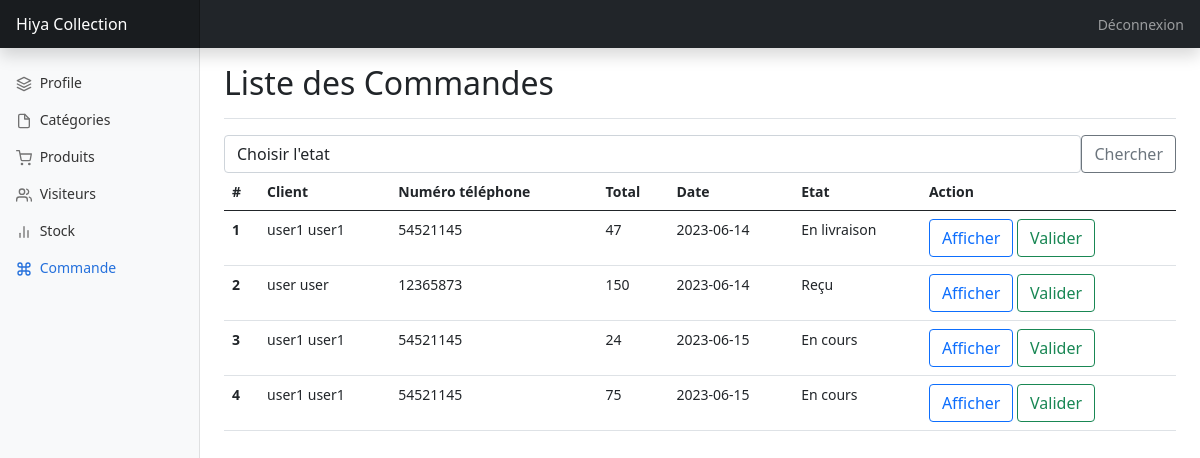
The app's page /admin/commande/listC.php with its own data.
### tables this page shows
CREATE TABLE `visiteur` (
  `ID` int(10) NOT NULL,
  `Nom` varchar(20) NOT NULL,
  `Prénom` varchar(20) NOT NULL,
  `NumTel` int(8) NOT NULL,
  `Email` varchar(30) NOT NULL,
  `Password` varchar(30) NOT NULL,
  `Etat` int(1) NOT NULL DEFAULT 0
);

CREATE TABLE `panier` (
  `ID` int(10) NOT NULL,
  `Visiteur` int(10) NOT NULL,
  `Total` float NOT NULL,
  `Etat` varchar(30) NOT NULL DEFAULT 'En cours',
  `Date_création` date NOT NULL
);

### inc/functions.php (called while the page is built, shortened)
<?php
function getAllCmd(){
    include 'C:\xampp\htdocs\hiya_ecommerce\config.php';
    $req = "SELECT visiteur.Nom,visiteur.Prénom,visiteur.NumTel,panier.Total,panier.Date_création,panier.Etat,panier.ID FROM visiteur, panier WHERE visiteur.ID = panier.Visiteur";
    $res = $cnx->query($req);
    $cmd= $res->fetchAll();
    return $cmd;
}
?>

### admin/commande/listC.php (the view, shortened to what this page needs)
<?php
    include "../../inc/functions.php";
    $cmd = getAllCmd();
?>
<!doctype html>
<html lang="en">
  <head>
        <link href="../../css/bootstrap.min.css" rel="stylesheet">
    <link href="../../css/dashboard.css" rel="stylesheet">
  </head>
  <body>
<header class="navbar navbar-dark sticky-top bg-dark flex-md-nowrap p-0 shadow">
  <a class="navbar-brand col-md-3 col-lg-2 me-0 px-3" href="../../index.php">Hiya Collection</a>
  <div class="navbar-nav">
    <div class="nav-item text-nowrap">
      <a class="nav-link px-3" href="../../deconnexion.php">Déconnexion</a>
    </div>
  </div>
</header>
<div class="container-fluid">
  <div class="row">
    <nav id="sidebarMenu" class="col-md-3 col-lg-2 d-md-block bg-light sidebar collapse">
      <div class="position-sticky pt-3">
        <ul class="nav flex-column">
          <li class="nav-item ">
            <a class="nav-link" href="../profileAdmin.php">
              <span data-feather="layers"></span>
              Profile
            </a>
          </li>
          <li class="nav-item">
            <a class="nav-link " href="../categorie/listCa.php">
              <span data-feather="file"></span>
              Catégories
            </a>
          </li>
          <li class="nav-item">
            <a class="nav-link" href="../produit/listProd.php">
              <span data-feather="shopping-cart"></span>
              Produits
            </a>
          </li>
          <li class="nav-item">
            <a class="nav-link" href="../visiteur/listVis.php">
              <span data-feather="users"></span>
              Visiteurs
            </a>
          </li>
          <li class="nav-item">
            <a class="nav-link" href="../stock/listS.php">
              <span data-feather="bar-chart-2"></span>
              Stock
            </a>
          </li>
          <li class="nav-item">
            <a class="nav-link active" href="listC.php">
              <span data-feather="command"></span>
              Commande
            </a>
          </li>
        </ul>
      </div>
    </nav>
    <main class="col-md-9 ms-sm-auto col-lg-10 px-md-4">
      <div class="d-flex justify-content-between flex-wrap flex-md-nowrap align-items-center pt-3 pb-2 mb-3 border-bottom">
        <h1 class="h2">Liste des Commandes</h1>
      </div>
      <div>
        <form action="listC.php" method="post">
          <div class="form-group d-flex">
              <select name="etat" class="form-control">
                <option value="">Choisir l'etat</option>
              </select>
              <input type="submit" name="btnSearch" class="btn btn-outline-secondary" value="Chercher"/>
          </div>
        </form>
      </div>
      <div>
            <table class="table">
                    <thead>
                            <tr>
                            <th scope="col">#</th>
                            <th scope="col">Client</th>
                            <th scope="col">Numéro téléphone</th>
                            <th scope="col">Total</th>
                            <th scope="col">Date</th>
                            <th scope="col">Etat</th>
                            <th scope="col">Action</th>
                            </tr>
                    </thead>
                <tbody>
                    <?php
                        $i = 0;
                        foreach($cmd as $c){
                          $i++;
                                echo '
                                    <tr>
                                        <th scope="row">'.$i.'</th>
                                        <td>'.$c['Nom'].' '.$c['Prénom'].'</td>
                                        <td>'.$c['NumTel'].'</td>
                                        <td>'.$c['Total'].'</td>
                                        <td>'.$c['Date_création'].'</td>
                                        <td>'.$c['Etat'].'</td>
                                        <td> <a href="panier/listP.php?id='.$c['ID'].'&nom='.$c['Nom'].'&prenom='.$c['Prénom'].'" class="btn btn-outline-primary">Afficher</a>
                                        <a class="btn btn-outline-success" data-bs-toggle="modal" data-bs-target="#exampleModal'.$c['ID'].'">Valider</a> </td>
                                    </tr>
                                ';
                        }
                    ?>
                </tbody>
            </table>
        </div>
    </main>
  </div>
</div>
  </body>
</html>

### css/dashboard.css (style rules this page uses)
body { font-size: .875rem; }
.feather { width: 16px; height: 16px; vertical-align: text-bottom; }
.sidebar { position: fixed; top: 0; bottom: 0; left: 0; z-index: 100; padding: 48px 0 0; box-shadow: inset -1px 0 0 rgba(0, 0, 0, .1); }
.sidebar .nav-link { font-weight: 500; color: #333; }
.sidebar .nav-link .feather { margin-right: 4px; color: #727272; }
.sidebar .nav-link.active { color: #2470dc; }
.sidebar .nav-link:hover .feather, .sidebar .nav-link.active .feather { color: inherit; }
.navbar-brand { padding-top: .75rem; padding-bottom: .75rem; font-size: 1rem; background-color: rgba(0, 0, 0, .25); box-shadow: inset -1px 0 0 rgba(0, 0, 0, .25); }

### records on screen
visiteur: Nom "user1", Prénom "user1", NumTel "54521145", panier.Total "47", panier.Date_création "2023-06-14", panier.Etat "En livraison", panier.Total "24", panier.Date_création "2023-06-15", panier.Etat "En cours", panier.Total "75"
visiteur: Nom "user", Prénom "user", NumTel "12365873", panier.Total "150", panier.Date_création "2023-06-14", panier.Etat "Reçu"
